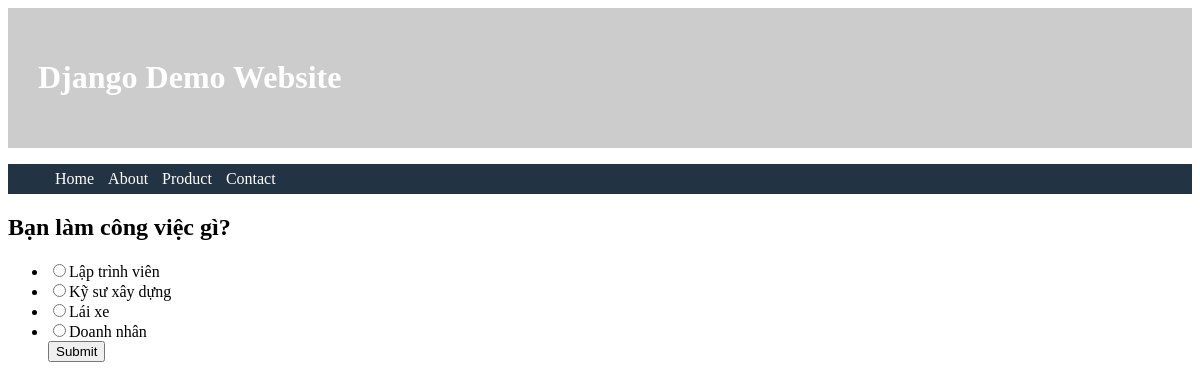
/polls/detail/3, run on the app's committed database.
### polls/models.py (models this page shows)
class Question(models.Model):
    question_text = models.CharField(max_length=200)
    time_pub = models.DateTimeField()

class Choice(models.Model):
    question = models.ForeignKey(Question, on_delete=models.CASCADE)
    choice_text = models.CharField(max_length=100)
    vote = models.IntegerField(default=0)

### polls/views.py (the view)
# urls.py: path('detail/<int:question_id>', views.detailView, name='detail'),
def detailView(request, question_id):
    q = Question.objects.get(pk=question_id)
    return render(request, "polls/detail_question.html", {"qs":q})

### polls/templates/polls/detail_question.html (shortened to what this page needs)
{% extends 'polls/base.html' %}
{% block content123 %}
    {% if qs %}
        <h2>{{  qs.question_text }}</h2>
        <form action="{% url 'vote' qs.id %}" method="post">
            <ul>
                {% for item in qs.choice_set.all %}
                    <li>
                        <input type="radio" value="{{ item.id }}" name="choice">{{ item.choice_text }}
                    </li>
                {% endfor %}
                <input type="submit" value="Submit">
            </ul>
        </form>
    {% endif %}
{% endblock %}

### data on the page
Question: question_text "Bạn làm công việc gì?"
Choice: choice_text "Lập trình viên"
Choice: choice_text "Kỹ sư xây dựng"
Choice: choice_text "Lái xe"
Choice: choice_text "Doanh nhân"
